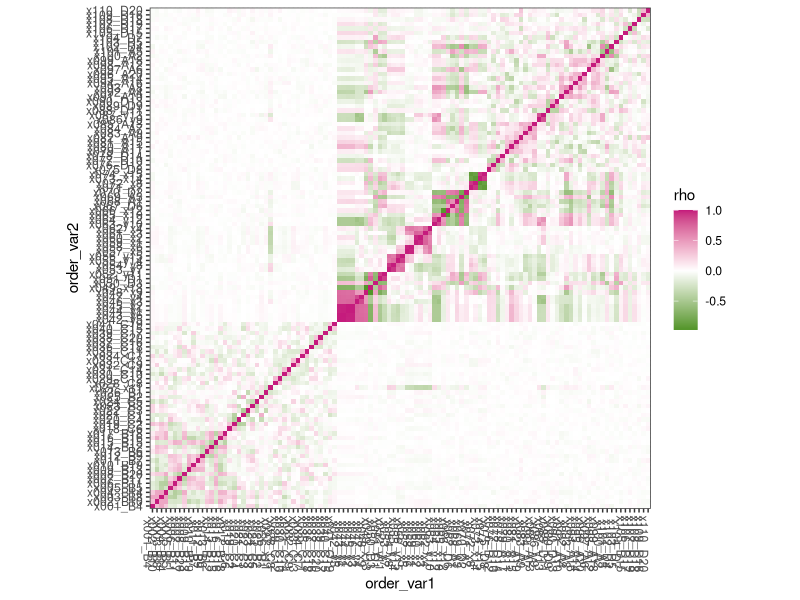

Source code (R):
#Load ggplot2

library(ggplot2)

#Read in data

data <- read.table("./0.ordered_variables.txt", header=TRUE)

#Make a heat map

t <- ggplot(data=data, aes(x=order_var1, y=order_var2, fill=rho))

t + geom_tile() + scale_fill_gradient2(low="#4d9221", mid="white", high="#c51b7d")  +theme_bw() + theme(axis.text.x=element_text(angle=-90)) + coord_fixed()



